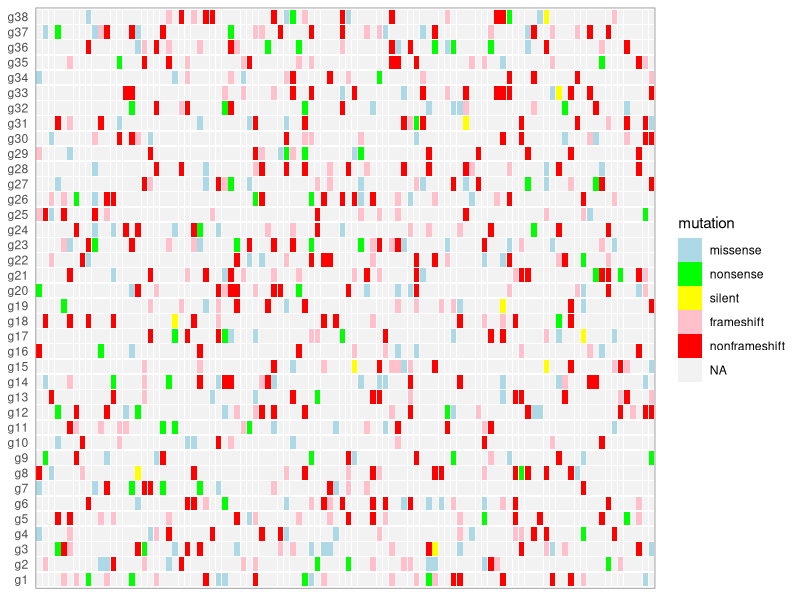
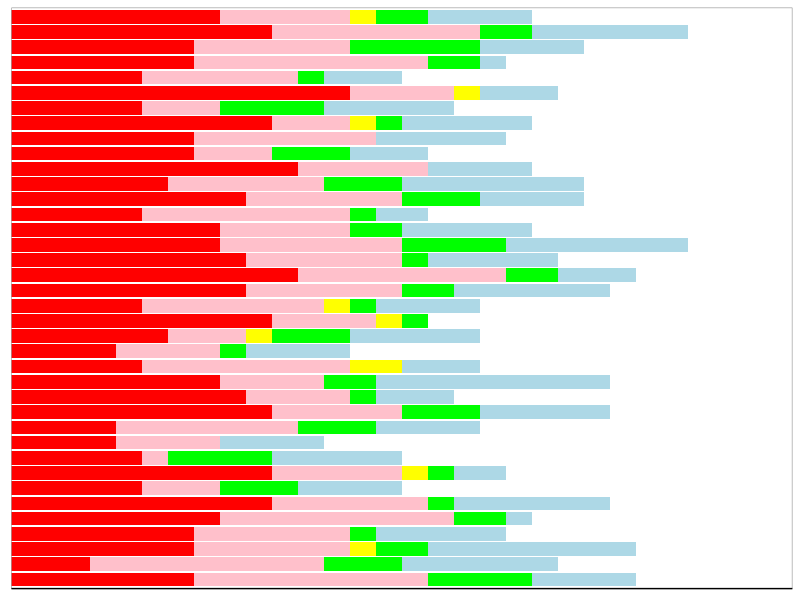
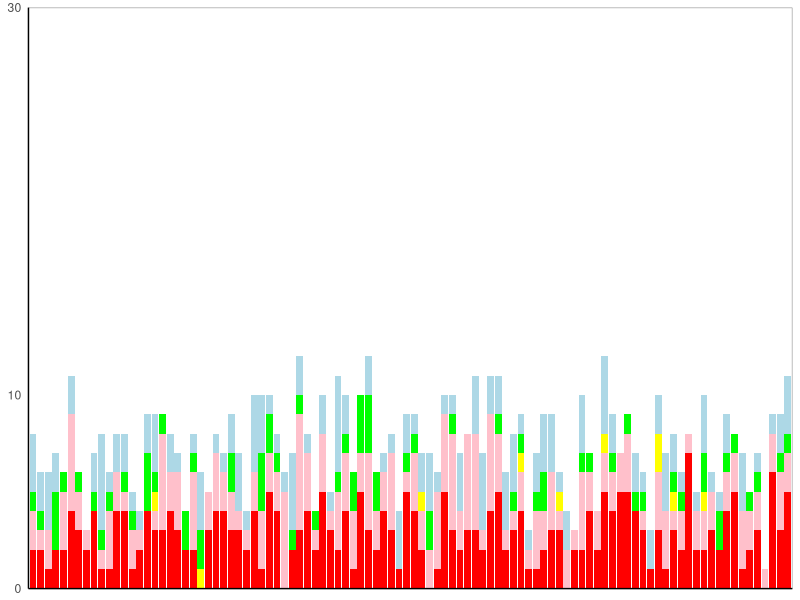

Source code (R) for these figures, in order:
## demo for heatmap with barplot on top and right panels, 
## also called the rainfall plot or oncoplot
library(ggplot2)
library(grid)
library(gridExtra)
library(gtable)
library(reshape2)

# a demo mutation data
# set dictionary of mutation type
dictType=c("missense", 
           "nonsense",
           "silent",
           "frameshift",
           "nonframeshift"
           )
names(dictType)=1:5

# simulate a mutation data
# simulate a oncomatrix
df=data.frame(matrix(
  sample(0:5,100*38,replace = T,prob=c(0.9,0.05,0.02,0.003,0.07,0.08)),
  nr=100,nc=38)
)
colnames(df)=paste0("g",1:ncol(df))
df$sample=sample(paste0("s",1:nrow(df)))

# convert it to data.frame format
onco=melt(df,id.vars = "sample", variable.name = "gene", value.name = "mutation")
onco$mutation[onco$mutation==0]=NA # remove non-mutation rows
onco$mutation=factor(onco$mutation,labels = c(dictType)) # assign label

## how to decide gene order ?




## how to decide sample order ?




# set custom theme()
mythm=theme(
  axis.title.y = element_blank(),
  axis.title.x = element_blank(),
  axis.text.x=element_blank(),
  axis.ticks=element_blank(),
  panel.grid=element_blank(),
  panel.background=element_rect(fill="white",colour = NA),
  panel.border=element_rect(fill=NA,colour="grey50")
)

# set manual color
mutColor=c("lightblue","green","yellow","pink","red")
names(mutColor)=c(dictType)

# draw heatmap, the body part
Hp <- ggplot(onco,aes(x=sample,y=gene,fill=mutation)) + 
  geom_tile(width=0.9,height=0.9) +
  scale_fill_manual(values = mutColor, na.value="grey95") +
  mythm

# draw sample status, the top part
Tp <- ggplot(subset(onco,!is.na(mutation)), aes(x=sample, fill=mutation)) + geom_bar() +
  scale_fill_manual(values=mutColor) + # set fill color
  scale_y_continuous(breaks=c(0,10,30),limits = c(0,30),expand = c(0, 0)) +  # set y axis
  mythm + 
  theme(legend.position="none", rect=element_blank(), axis.line.y=element_line(), axis.line.x=element_line())

# draw gene status, the right part 
Rp <- ggplot(subset(onco,!is.na(mutation)), aes(x=gene, fill=mutation)) + geom_bar() +
  coord_flip() +  # note that the cols order should be reverse
  scale_fill_manual(values=mutColor) + # set fill color
  scale_y_continuous(breaks=c(0,10,30),limits = c(0,30),expand = c(0, 0)) +  # set y axis
  mythm + 
  theme(legend.position="none", rect=element_blank(), axis.line.x=element_line(), axis.text.y=element_blank())











